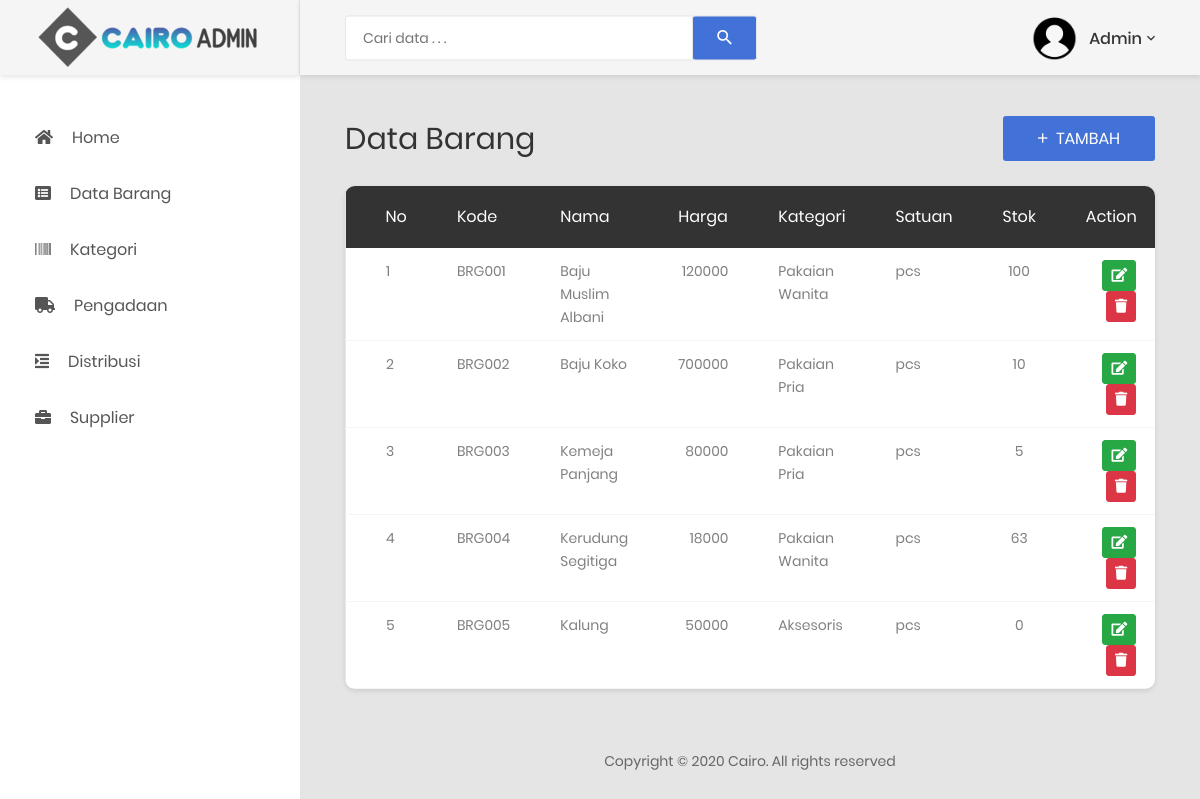
The app's page /pages/barang.php (signed in) with its own data.
### tables this page shows
CREATE TABLE `barang` (
  `id_barang` int(5) NOT NULL,
  `kode_brg` varchar(10) NOT NULL,
  `id_kategori` int(5) NOT NULL,
  `nama_brg` varchar(50) NOT NULL,
  `harga` bigint(15) NOT NULL,
  `satuan_brg` varchar(20) NOT NULL,
  `stok_brg` int(10) NOT NULL
);

CREATE TABLE `kategori` (
  `id_kategori` int(5) NOT NULL,
  `nama` char(30) NOT NULL,
  `status` char(20) NOT NULL
);

### component/class_barang.php (called while the page is built, shortened)
<?php
class barang{
	var $host = "localhost";
	var $username = "root";
	var $password = "";
	var $database = "db_inventory";
	var $koneksi = "";
	function __construct(){
		$this->koneksi = mysqli_connect($this->host, $this->username, $this->password,$this->database);
	}
	function tampil_data()
	{
		$data = mysqli_query($this->koneksi,"SELECT
													barang.id_barang,barang.kode_brg,barang.nama_brg,barang.harga, kategori.nama,barang.stok_brg,barang.satuan_brg
											 FROM
													barang JOIN kategori WHERE barang.id_kategori = kategori.id_kategori
											 ORDER BY
													kode_brg ASC;");
		while($row = mysqli_fetch_array($data)){
			$hasil[] = $row;
		}
		return $hasil;
	}
}
?>

### pages/barang.php (the view, shortened to what this page needs)
<?php
include('../component/class_barang.php');
$brg = new barang();
$data_barang = $brg->tampil_data();
?>
<!DOCTYPE html>
<html lang="en">
<head>
    <link href="../css/font-face.css" rel="stylesheet" media="all">
    <link href="../vendor/font-awesome-4.7/css/font-awesome.min.css" rel="stylesheet" media="all">
    <link href="../vendor/font-awesome-5/css/fontawesome-all.min.css" rel="stylesheet" media="all">
    <link href="../vendor/mdi-font/css/material-design-iconic-font.min.css" rel="stylesheet" media="all">
    <link href="../vendor/bootstrap-4.1/bootstrap.min.css" rel="stylesheet" media="all">
    <link href="../vendor/animsition/animsition.min.css" rel="stylesheet" media="all">
    <link href="../vendor/bootstrap-progressbar/bootstrap-progressbar-3.3.4.min.css" rel="stylesheet" media="all">
    <link href="../vendor/wow/animate.css" rel="stylesheet" media="all">
    <link href="../vendor/css-hamburgers/hamburgers.min.css" rel="stylesheet" media="all">
    <link href="../vendor/slick/slick.css" rel="stylesheet" media="all">
    <link href="../vendor/select2/select2.min.css" rel="stylesheet" media="all">
    <link href="../vendor/perfect-scrollbar/perfect-scrollbar.css" rel="stylesheet" media="all">
    <link href="../css/theme.css" rel="stylesheet" media="all">
</head>
<body class="animsition">
    <div class="page-wrapper">
		<?php include '../component/menu.php' ?>
        <div class="page-container">
			<?php include '../component/header.php';?>
            <div class="main-content">
                <div class="section__content section__content--p30">
                    <div class="container-fluid">
					    <div class="row">
                            <div class="col-md-12">
                                <div class="overview-wrap">
                                    <h2 class="title-1">Data Barang</h2>
                                    <a class="au-btn au-btn-icon au-btn--blue" href="barang_tambah.php">
                                        <i class="zmdi zmdi-plus"></i> Tambah
									</a>
                                </div>
                            </div>
                        </div>
                        <div class="row m-t-25">
                            <div class="col-lg-12">
                                <div class="table-responsive table--no-card m-b-40">
                                    <table class="table table-borderless table-data3">
                                        <thead>
                                            <tr>
												<th>No</th>
                                                <th>Kode</th>
                                                <th>Nama</th>
												<th>Harga</th>
												<th>Kategori</th>
												<th>Satuan</th>
												<th>Stok</th>
												<th class="text-center">Action</th>
                                            </tr>
                                        </thead>
                                        <tbody>
                                            <?php
												if($data_barang==0){
													echo "<td colspan='8' class='text-center text-danger' >Tidak ada data.</td>";
												}
												else{
												$no = 1;
												foreach($data_barang as $row){
													?>
													<tr>
														<td><?php echo $no++; ?></td>
														<td><?php echo $row['kode_brg']; ?></td>
														<td><?php echo $row['nama_brg']; ?></td>
														<td class="text-right"><?php echo $row['harga']; ?></td>
														<td><?php echo $row['nama']; ?></td>
														<td><?php echo $row['satuan_brg']; ?></td>
														<td <th class="text-center"><?php echo $row['stok_brg']; ?></td>
														<td>
															<a class="btn btn-sm btn-success" href="barang_edit.php?id=<?php echo $row['id_barang']; ?>">
															<i class="fa fa-edit"></i></a>
															<a class="btn btn-sm btn-danger" href="barang_hapus.php?del=<?php echo $row['id_barang']; ?>" onclick="return confirm('Yakin Ingin Menghapus Data Ini?'); ">
															<i class="fa fa-trash"></i></a>
														</td>
													</tr>
													<?php
												}
												}
												?>
                                        </tbody>
                                    </table>
                                </div>
                            </div>
                        </div>
                        <div class="row">
							<?php include '../component/footer.php';?>
                        </div>
                    </div>
                </div>
            </div>
        </div>
    </div>
</body>
</html>

### component/menu.php (shortened to what this page needs)
  <aside class="menu-sidebar d-none d-lg-block">
      <div class="logo">
          <a href="#">
              <img src="../images/icon/logo.png" alt="Cool Admin" />
          </a>
      </div>
      <div class="menu-sidebar__content js-scrollbar1">
          <nav class="navbar-sidebar">
              <ul class="list-unstyled navbar__list">
                  <li>
                      <a class="js-arrow" href="../pages/index.php">
                          <i class="fas fa-home"></i>Home</a>
                  </li>
                  <li>
                      <a href="../pages/barang.php">
                          <i class="fas fa-list-alt"></i>Data Barang</a>
                  </li>
<li>
                      <a href="../pages/kategori.php">
                          <i class="fas fa-barcode"></i>Kategori</a>
                  </li>
<li>
                      <a href="../pages/pengadaan.php">
                          <i class="fas fa-truck"></i>Pengadaan</a>
                  </li>
                  <li>
                      <a href="../pages/distribusi.php">
                          <i class="fas fa-indent"></i>Distribusi</a>
                  </li>
                  <li>
                      <a href="../pages/supplier.php">
                          <i class="fas fa-briefcase"></i>Supplier</a>
                  </li>
              </ul>
          </nav>
      </div>
  </aside>

### component/header.php (shortened to what this page needs)
<header class="header-desktop">
    <div class="section__content section__content--p30">
        <div class="container-fluid">
            <div class="header-wrap">
                <form class="form-header" action="" method="POST">
                    <input class="au-input au-input--xl" type="text" name="search" placeholder="Cari data . . ." />
                    <button class="au-btn--submit" type="submit">
                        <i class="zmdi zmdi-search"></i>
                    </button>
                </form>
                <div class="header-button">
                    <div class="account-wrap">
                        <div class="account-item clearfix js-item-menu">
                            <div class="image">
                                <img src="../images/icon/avatar-01.png" alt="img" />
                            </div>
                            <div class="content">
                                <a class="js-acc-btn" href="">Admin</a>
                            </div>
                        </div>
                    </div>
                </div>
            </div>
        </div>
    </div>
</header>

### component/footer.php
<div class="col-md-12">
    <div class="copyright">
        <p>Copyright © 2020 Cairo. All rights reserved</p>
    </div>
</div>

### records on screen
barang: kode_brg "BRG001", nama_brg "Baju Muslim Albani", harga "120000", id_kategori.nama "Pakaian Wanita", satuan_brg "pcs", stok_brg "100"
barang: kode_brg "BRG002", nama_brg "Baju Koko", harga "700000", id_kategori.nama "Pakaian Pria", satuan_brg "pcs", stok_brg "10"
barang: kode_brg "BRG003", nama_brg "Kemeja Panjang", harga "80000", id_kategori.nama "Pakaian Pria", satuan_brg "pcs", stok_brg "5"
barang: kode_brg "BRG004", nama_brg "Kerudung Segitiga", harga "18000", id_kategori.nama "Pakaian Wanita", satuan_brg "pcs", stok_brg "63"
barang: kode_brg "BRG005", nama_brg "Kalung", harga "50000", id_kategori.nama "Aksesoris", satuan_brg "pcs", stok_brg "0"
